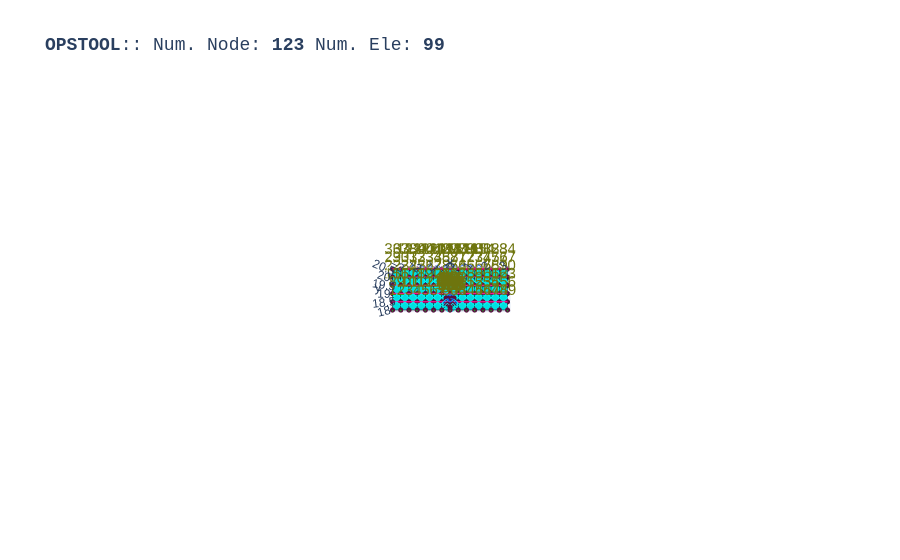

Source (notebook cell):
### Code cell
opst.vis.plotly.plot_model(show_node_numbering=True, show_ele_numbering=False, show_nodal_loads = True)

### Figure 1 — Plotly figure (JSON) as saved in the notebook; plotly's stock layout.template omitted (floating-point values rounded to 4 significant figures; data arrays with more than 128 entries replaced by an {"elided": "..."} marker saying what was removed)
{"data": [{"color": "#00FFFF", "hoverinfo": "skip", "i": [0, 0, 4, 4, 8, 8, 12, 12, 16, 16, 20, 20, 24, 24, 28, 28, 32, 32, 36, 36, 40, 40, 44, 44, 48, 48, 52, 52, 56, 56, 60, 60, 64, 64, 68, 68, 72, 72, 76, 76, 80, 80, 84, 84, 88, 88, 92, 92, 96, 96, 100, 100, 104, 104, 108, 108, 112, 112, 116, 116, 120, 120, 124, 124, 128, 128, 132, 132, 136, 136, 140, 140, 144, 144, 148, 148, 152, 152, 156, 156, 160, 160, 164, 164, 168, 168, 172, 172, 176, 176, 180, 180, 184, 184, 188, 188, 192, 192, 196, 196, 200, 200, 204, 204, 208, 208, 212, 212, 216, 216, 220, 220, 224, 224, 228, 228, 232, 232, 236, 236], "j": [1, 2, 5, 6, 9, 10, 13, 14, 17, 18, 21, 22, 25, 26, 29, 30, 33, 34, 37, 38, 41, 42, 45, 46, 49, 50, 53, 54, 57, 58, 61, 62, 65, 66, 69, 70, 73, 74, 77, 78, 81, 82, 85, 86, 89, 90, 93, 94, 97, 98, 101, 102, 105, 106, 109, 110, 113, 114, 117, 118, 121, 122, 125, 126, 129, 130, 133, 134, 137, 138, 141, 142, 145, 146, 149, 150, 153, 154, 157, 158, 161, 162, 165, 166, 169, 170, 173, 174, 177, 178, 181, 182, 185, 186, 189, 190, 193, 194, 197, 198, 201, 202, 205, 206, 209, 210, 213, 214, 217, 218, 221, 222, 225, 226, 229, 230, 233, 234, 237, 238], "k": [2, 3, 6, 7, 10, 11, 14, 15, 18, 19, 22, 23, 26, 27, 30, 31, 34, 35, 38, 39, 42, 43, 46, 47, 50, 51, 54, 55, 58, 59, 62, 63, 66, 67, 70, 71, 74, 75, 78, 79, 82, 83, 86, 87, 90, 91, 94, 95, 98, 99, 102, 103, 106, 107, 110, 111, 114, 115, 118, 119, 122, 123, 126, 127, 130, 131, 134, 135, 138, 139, 142, 143, 146, 147, 150, 151, 154, 155, 158, 159, 162, 163, 166, 167, 170, 171, 174, 175, 178, 179, 182, 183, 186, 187, 190, 191, 194, 195, 198, 199, 202, 203, 206, 207, 210, 211, 214, 215, 218, 219, 222, 223, 226, 227, 230, 231, 234, 235, 238, 239], "name": "ELE_TAG_FourNodeQuadWithSensitivity", "opacity": 1, "type": "mesh3d", "x": {"elided": "240 float values"}, "y": {"elided": "240 float values"}, "z": {"elided": "240 float values"}}, {"connectgaps": false, "hoverinfo": "skip", "line": {"color": "black", "width": 1}, "mode": "lines", "name": "Edge", "type": "scatter3d", "x": {"elided": "360 float values"}, "y": {"elided": "360 float values"}, "z": {"elided": "360 float values"}}, {"color": "#00FFFF", "hoverinfo": "skip", "i": [0, 0, 4, 4, 8, 8, 12, 12, 16, 16, 20, 20, 24, 24, 28, 28, 32, 32, 36, 36, 40, 40, 44, 44, 48, 48, 52, 52, 56, 56, 60, 60, 64, 64, 68, 68, 72, 72, 76, 76, 80, 80, 84, 84], "j": [1, 2, 5, 6, 9, 10, 13, 14, 17, 18, 21, 22, 25, 26, 29, 30, 33, 34, 37, 38, 41, 42, 45, 46, 49, 50, 53, 54, 57, 58, 61, 62, 65, 66, 69, 70, 73, 74, 77, 78, 81, 82, 85, 86], "k": [2, 3, 6, 7, 10, 11, 14, 15, 18, 19, 22, 23, 26, 27, 30, 31, 34, 35, 38, 39, 42, 43, 46, 47, 50, 51, 54, 55, 58, 59, 62, 63, 66, 67, 70, 71, 74, 75, 78, 79, 82, 83, 86, 87], "name": "FourNodeQuad", "opacity": 1, "type": "mesh3d", "x": [-0.5, -0.5, 0.0, 0.0, -0.5, -0.5, 0.0, 0.0, -0.5, -0.5, 0.0, 0.0, 0.5, 0.5, 0.0, 0.0, 0.5, 0.5, 0.0, 0.0, 0.5, 0.5, 0.0, 0.0, 0.0, -0.2424, -0.1414, 0.0, -0.2424, -0.3428, -0.2, -0.1414, -0.3428, -0.2424, -0.1414, -0.2, -0.2424, 0.0, 0.0, -0.1414, 0.0, 0.2424, 0.1414, 0.0, 0.2424, 0.3428, 0.2, 0.1414, 0.3428, 0.2424, 0.1414, 0.2, 0.2424, 0.0, 0.0, 0.1414, 0.0, -0.5, -0.1414, 0.0, -0.5, -0.5, -0.2, -0.1414, -0.5, -0.5, -0.1414, -0.2, -0.5, 0.0, 0.0, -0.1414, 0.0, 0.5, 0.1414, 0.0, 0.5, 0.5, 0.2, 0.1414, 0.5, 0.5, 0.1414, 0.2, 0.5, 0.0, 0.0, 0.1414], "y": [19.0, 19.5, 19.5, 19.0, 19.5, 20.0, 20.0, 19.5, 20.0, 20.5, 20.5, 20.0, 19.0, 19.5, 19.5, 19.0, 19.5, 20.0, 20.0, 19.5, 20.0, 20.5, 20.5, 20.0, 18.84, 18.74, 18.64, 18.7, 18.74, 18.5, 18.5, 18.64, 18.5, 18.26, 18.36, 18.5, 18.26, 18.16, 18.3, 18.36, 18.16, 18.26, 18.36, 18.3, 18.26, 18.5, 18.5, 18.36, 18.5, 18.74, 18.64, 18.5, 18.74, 18.84, 18.7, 18.64, 19.0, 19.0, 18.64, 18.7, 19.0, 18.5, 18.5, 18.64, 18.5, 18.0, 18.36, 18.5, 18.0, 18.0, 18.3, 18.36, 18.0, 18.0, 18.36, 18.3, 18.0, 18.5, 18.5, 18.36, 18.5, 19.0, 18.64, 18.5, 19.0, 19.0, 18.7, 18.64], "z": [0.0, 0.0, 0.0, 0.0, 0.0, 0.0, 0.0, 0.0, 0.0, 0.0, 0.0, 0.0, 0.0, 0.0, 0.0, 0.0, 0.0, 0.0, 0.0, 0.0, 0.0, 0.0, 0.0, 0.0, 0.0, 0.0, 0.0, 0.0, 0.0, 0.0, 0.0, 0.0, 0.0, 0.0, 0.0, 0.0, 0.0, 0.0, 0.0, 0.0, 0.0, 0.0, 0.0, 0.0, 0.0, 0.0, 0.0, 0.0, 0.0, 0.0, 0.0, 0.0, 0.0, 0.0, 0.0, 0.0, 0.0, 0.0, 0.0, 0.0, 0.0, 0.0, 0.0, 0.0, 0.0, 0.0, 0.0, 0.0, 0.0, 0.0, 0.0, 0.0, 0.0, 0.0, 0.0, 0.0, 0.0, 0.0, 0.0, 0.0, 0.0, 0.0, 0.0, 0.0, 0.0, 0.0, 0.0, 0.0]}, {"connectgaps": false, "hoverinfo": "skip", "line": {"color": "black", "width": 1}, "mode": "lines", "name": "Edge", "type": "scatter3d", "x": {"elided": "132 float values"}, "y": {"elided": "132 float values"}, "z": {"elided": "132 float values"}}, {"connectgaps": false, "hoverinfo": "skip", "line": {"color": "#0652ff", "width": 5}, "mode": "lines", "name": "DispBeamColumn2d", "type": "scatter3d", "x": [2.0, 1.5, NaN, 1.5, 1.0, NaN, 1.0, 0.5, NaN, 0.5, 0.0, NaN, 0.0, -0.5, NaN, -0.5, -1.0, NaN, -1.0, -1.5, NaN, -1.5, -2.0, NaN, -2.0, -2.5, NaN, 0.0, -0.1414, NaN, -0.1414, -0.2, NaN, -0.2, -0.1414, NaN, -0.1414, 0.0, NaN, 0.0, 0.1414, NaN, 0.1414, 0.2, NaN, 0.2, 0.1414, NaN, 0.1414, 0.0, NaN], "y": [20.5, 20.5, NaN, 20.5, 20.5, NaN, 20.5, 20.5, NaN, 20.5, 20.5, NaN, 20.5, 20.5, NaN, 20.5, 20.5, NaN, 20.5, 20.5, NaN, 20.5, 20.5, NaN, 20.5, 20.5, NaN, 18.7, 18.64, NaN, 18.64, 18.5, NaN, 18.5, 18.36, NaN, 18.36, 18.3, NaN, 18.3, 18.36, NaN, 18.36, 18.5, NaN, 18.5, 18.64, NaN, 18.64, 18.7, NaN], "z": [0.0, 0.0, NaN, 0.0, 0.0, NaN, 0.0, 0.0, NaN, 0.0, 0.0, NaN, 0.0, 0.0, NaN, 0.0, 0.0, NaN, 0.0, 0.0, NaN, 0.0, 0.0, NaN, 0.0, 0.0, NaN, 0.0, 0.0, NaN, 0.0, 0.0, NaN, 0.0, 0.0, NaN, 0.0, 0.0, NaN, 0.0, 0.0, NaN, 0.0, 0.0, NaN, 0.0, 0.0, NaN, 0.0, 0.0, NaN]}, {"customdata": ["eleTag: 1<br>connectedNodes:<br> [1 2 9 8]", "eleTag: 2<br>connectedNodes:<br> [ 2  3 10  9]", "eleTag: 3<br>connectedNodes:<br> [ 3  4 11 10]", "eleTag: 4<br>connectedNodes:<br> [ 4  5 12 11]", "eleTag: 5<br>connectedNodes:<br> [ 5  6 13 12]", "eleTag: 6<br>connectedNodes:<br> [ 6  7 14 13]", "eleTag: 7<br>connectedNodes:<br> [ 8  9 16 15]", "eleTag: 8<br>connectedNodes:<br> [ 9 10 17 16]", "eleTag: 9<br>connectedNodes:<br> [10 11 18 17]", "eleTag: 10<br>connectedNodes:<br> [11 12 19 18]", "eleTag: 11<br>connectedNodes:<br> [12 13 20 19]", "eleTag: 12<br>connectedNodes:<br> [13 14 21 20]", "eleTag: 13<br>connectedNodes:<br> [15 16 23 22]", "eleTag: 14<br>connectedNodes:<br> [16 17 24 23]", "eleTag: 15<br>connectedNodes:<br> [17 18 25 24]", "eleTag: 16<br>connectedNodes:<br> [18 19 26 25]", "eleTag: 17<br>connectedNodes:<br> [19 20 27 26]", "eleTag: 18<br>connectedNodes:<br> [20 21 28 27]", "eleTag: 19<br>connectedNodes:<br> [22 23 30 29]", "eleTag: 20<br>connectedNodes:<br> [23 24 31 30]", "eleTag: 21<br>connectedNodes:<br> [24 25 32 31]", "eleTag: 22<br>connectedNodes:<br> [25 26 33 32]", "eleTag: 23<br>connectedNodes:<br> [26 27 34 33]", "eleTag: 24<br>connectedNodes:<br> [27 28 35 34]", "eleTag: 25<br>connectedNodes:<br> [29 30 37 36]", "eleTag: 26<br>connectedNodes:<br> [30 31 38 37]", "eleTag: 27<br>connectedNodes:<br> [31 32 39 38]", "eleTag: 28<br>connectedNodes:<br> [32 33 40 39]", "eleTag: 29<br>connectedNodes:<br> [33 34 41 40]", "eleTag: 30<br>connectedNodes:<br> [34 35 42 41]", "eleTag: 31<br>connectedNodes:<br> [43 44 51 50]", "eleTag: 32<br>connectedNodes:<br> [44 45 52 51]", "eleTag: 33<br>connectedNodes:<br> [45 46 53 52]", "eleTag: 34<br>connectedNodes:<br> [46 47 54 53]", "eleTag: 35<br>connectedNodes:<br> [47 48 55 54]", "eleTag: 36<br>connectedNodes:<br> [48 49 56 55]", "eleTag: 37<br>connectedNodes:<br> [50 51 58 57]", "eleTag: 38<br>connectedNodes:<br> [51 52 59 58]", "eleTag: 39<br>connectedNodes:<br> [52 53 60 59]", "eleTag: 40<br>connectedNodes:<br> [53 54 61 60]", "eleTag: 41<br>connectedNodes:<br> [54 55 62 61]", "eleTag: 42<br>connectedNodes:<br> [55 56 63 62]", "eleTag: 43<br>connectedNodes:<br> [57 58 65 64]", "eleTag: 44<br>connectedNodes:<br> [58 59 66 65]", "eleTag: 45<br>connectedNodes:<br> [59 60 67 66]", "eleTag: 46<br>connectedNodes:<br> [60 61 68 67]", "eleTag: 47<br>connectedNodes:<br> [61 62 69 68]", "eleTag: 48<br>connectedNodes:<br> [62 63 70 69]", "eleTag: 49<br>connectedNodes:<br> [64 65 72 71]", "eleTag: 50<br>connectedNodes:<br> [65 66 73 72]", "eleTag: 51<br>connectedNodes:<br> [66 67 74 73]", "eleTag: 52<br>connectedNodes:<br> [67 68 75 74]", "eleTag: 53<br>connectedNodes:<br> [68 69 76 75]", "eleTag: 54<br>connectedNodes:<br> [69 70 77 76]", "eleTag: 55<br>connectedNodes:<br> [71 72 79 78]", "eleTag: 56<br>connectedNodes:<br> [72 73 80 79]", "eleTag: 57<br>connectedNodes:<br> [73 74 81 80]", "eleTag: 58<br>connectedNodes:<br> [74 75 82 81]", "eleTag: 59<br>connectedNodes:<br> [75 76 83 82]", "eleTag: 60<br>connectedNodes:<br> [76 77 84 83]"], "hovertemplate": "%{customdata}", "marker": {"color": "#00FFFF", "size": 3, "symbol": "diamond-open"}, "mode": "markers", "name": "ELE_TAG_FourNodeQuadWithSensitivity", "type": "scatter3d", "x": [-3.25, -2.75, -2.25, -1.75, -1.25, -0.75, -3.25, -2.75, -2.25, -1.75, -1.25, -0.75, -3.25, -2.75, -2.25, -1.75, -1.25, -0.75, -3.25, -2.75, -2.25, -1.75, -1.25, -0.75, -3.25, -2.75, -2.25, -1.75, -1.25, -0.75, 0.75, 1.25, 1.75, 2.25, 2.75, 3.25, 0.75, 1.25, 1.75, 2.25, 2.75, 3.25, 0.75, 1.25, 1.75, 2.25, 2.75, 3.25, 0.75, 1.25, 1.75, 2.25, 2.75, 3.25, 0.75, 1.25, 1.75, 2.25, 2.75, 3.25], "y": [18.25, 18.25, 18.25, 18.25, 18.25, 18.25, 18.75, 18.75, 18.75, 18.75, 18.75, 18.75, 19.25, 19.25, 19.25, 19.25, 19.25, 19.25, 19.75, 19.75, 19.75, 19.75, 19.75, 19.75, 20.25, 20.25, 20.25, 20.25, 20.25, 20.25, 18.25, 18.25, 18.25, 18.25, 18.25, 18.25, 18.75, 18.75, 18.75, 18.75, 18.75, 18.75, 19.25, 19.25, 19.25, 19.25, 19.25, 19.25, 19.75, 19.75, 19.75, 19.75, 19.75, 19.75, 20.25, 20.25, 20.25, 20.25, 20.25, 20.25], "z": [0.0, 0.0, 0.0, 0.0, 0.0, 0.0, 0.0, 0.0, 0.0, 0.0, 0.0, 0.0, 0.0, 0.0, 0.0, 0.0, 0.0, 0.0, 0.0, 0.0, 0.0, 0.0, 0.0, 0.0, 0.0, 0.0, 0.0, 0.0, 0.0, 0.0, 0.0, 0.0, 0.0, 0.0, 0.0, 0.0, 0.0, 0.0, 0.0, 0.0, 0.0, 0.0, 0.0, 0.0, 0.0, 0.0, 0.0, 0.0, 0.0, 0.0, 0.0, 0.0, 0.0, 0.0, 0.0, 0.0, 0.0, 0.0, 0.0, 0.0]}, {"customdata": ["eleTag: 61<br>connectedNodes:<br> [21 28 87 86]", "eleTag: 62<br>connectedNodes:<br> [28 35 88 87]", "eleTag: 63<br>connectedNodes:<br> [35 42 89 88]", "eleTag: 64<br>connectedNodes:<br> [57 64 87 86]", "eleTag: 65<br>connectedNodes:<br> [64 71 88 87]", "eleTag: 66<br>connectedNodes:<br> [71 78 89 88]", "eleTag: 67<br>connectedNodes:<br> [90 91 99 98]", "eleTag: 68<br>connectedNodes:<br> [ 91  92 100  99]", "eleTag: 69<br>connectedNodes:<br> [ 92  93 101 100]", "eleTag: 70<br>connectedNodes:<br> [ 93  94 102 101]", "eleTag: 71<br>connectedNodes:<br> [ 94  95 103 102]", "eleTag: 72<br>connectedNodes:<br> [ 95  96 104 103]", "eleTag: 73<br>connectedNodes:<br> [ 96  97 105 104]", "eleTag: 74<br>connectedNodes:<br> [ 97  90  98 105]", "eleTag: 75<br>connectedNodes:<br> [86 21 99 98]", "eleTag: 76<br>connectedNodes:<br> [ 21  14 100  99]", "eleTag: 77<br>connectedNodes:<br> [ 14   7 101 100]", "eleTag: 78<br>connectedNodes:<br> [  7  85 102 101]", "eleTag: 79<br>connectedNodes:<br> [ 85  43 103 102]", "eleTag: 80<br>connectedNodes:<br> [ 43  50 104 103]", "eleTag: 81<br>connectedNodes:<br> [ 50  57 105 104]", "eleTag: 82<br>connectedNodes:<br> [ 57  86  98 105]"], "hovertemplate": "%{customdata}", "marker": {"color": "#00FFFF", "size": 3, "symbol": "diamond-open"}, "mode": "markers", "name": "FourNodeQuad", "type": "scatter3d", "x": [-0.25, -0.25, -0.25, 0.25, 0.25, 0.25, -0.09595, -0.2316, -0.2316, -0.09595, 0.09595, 0.2316, 0.2316, 0.09595, -0.1603, -0.3354, -0.3354, -0.1603, 0.1603, 0.3354, 0.3354, 0.1603], "y": [19.25, 19.75, 20.25, 19.25, 19.75, 20.25, 18.73, 18.6, 18.4, 18.27, 18.27, 18.4, 18.6, 18.73, 18.84, 18.66, 18.34, 18.16, 18.16, 18.34, 18.66, 18.84], "z": [0.0, 0.0, 0.0, 0.0, 0.0, 0.0, 0.0, 0.0, 0.0, 0.0, 0.0, 0.0, 0.0, 0.0, 0.0, 0.0, 0.0, 0.0, 0.0, 0.0, 0.0, 0.0]}, {"customdata": ["eleTag: 900<br>connectedNodes:<br> [114 115]", "eleTag: 901<br>connectedNodes:<br> [115 116]", "eleTag: 902<br>connectedNodes:<br> [116 117]", "eleTag: 903<br>connectedNodes:<br> [117 118]", "eleTag: 904<br>connectedNodes:<br> [118 119]", "eleTag: 905<br>connectedNodes:<br> [119 120]", "eleTag: 906<br>connectedNodes:<br> [120 121]", "eleTag: 907<br>connectedNodes:<br> [121 122]", "eleTag: 908<br>connectedNodes:<br> [122 123]", "eleTag: 5000<br>connectedNodes:<br> [106 107]", "eleTag: 5001<br>connectedNodes:<br> [107 108]", "eleTag: 5002<br>connectedNodes:<br> [108 109]", "eleTag: 5003<br>connectedNodes:<br> [109 110]", "eleTag: 5004<br>connectedNodes:<br> [110 111]", "eleTag: 5005<br>connectedNodes:<br> [111 112]", "eleTag: 5006<br>connectedNodes:<br> [112 113]", "eleTag: 5007<br>connectedNodes:<br> [113 106]"], "hovertemplate": "%{customdata}", "marker": {"color": "#0652ff", "size": 3, "symbol": "diamond-open"}, "mode": "markers", "name": "DispBeamColumn2d", "type": "scatter3d", "x": [1.75, 1.25, 0.75, 0.25, -0.25, -0.75, -1.25, -1.75, -2.25, -0.0707, -0.1707, -0.1707, -0.0707, 0.0707, 0.1707, 0.1707, 0.0707], "y": [20.5, 20.5, 20.5, 20.5, 20.5, 20.5, 20.5, 20.5, 20.5, 18.67, 18.57, 18.43, 18.33, 18.33, 18.43, 18.57, 18.67], "z": [0.0, 0.0, 0.0, 0.0, 0.0, 0.0, 0.0, 0.0, 0.0, 0.0, 0.0, 0.0, 0.0, 0.0, 0.0, 0.0, 0.0]}, {"customdata": ["1", "2", "3", "4", "5", "6", "7", "8", "9", "10", "11", "12", "13", "14", "15", "16", "17", "18", "19", "20", "21", "22", "23", "24", "25", "26", "27", "28", "29", "30", "31", "32", "33", "34", "35", "36", "37", "38", "39", "40", "41", "42", "43", "44", "45", "46", "47", "48", "49", "50", "51", "52", "53", "54", "55", "56", "57", "58", "59", "60", "61", "62", "63", "64", "65", "66", "67", "68", "69", "70", "71", "72", "73", "74", "75", "76", "77", "78", "79", "80", "81", "82", "83", "84", "85", "86", "87", "88", "89", "90", "91", "92", "93", "94", "95", "96", "97", "98", "99", "100", "101", "102", "103", "104", "105", "106", "107", "108", "109", "110", "111", "112", "113", "114", "115", "116", "117", "118", "119", "120", "121", "122", "123"], "hovertemplate": "x: %{x}<br>y: %{y}<br>z: %{z} <br>nodeTag: %{customdata}", "marker": {"color": "#580f41", "size": 3, "symbol": "circle"}, "mode": "markers", "name": "Nodes", "type": "scatter3d", "x": [-3.5, -3.0, -2.5, -2.0, -1.5, -1.0, -0.5, -3.5, -3.0, -2.5, -2.0, -1.5, -1.0, -0.5, -3.5, -3.0, -2.5, -2.0, -1.5, -1.0, -0.5, -3.5, -3.0, -2.5, -2.0, -1.5, -1.0, -0.5, -3.5, -3.0, -2.5, -2.0, -1.5, -1.0, -0.5, -3.5, -3.0, -2.5, -2.0, -1.5, -1.0, -0.5, 0.5, 1.0, 1.5, 2.0, 2.5, 3.0, 3.5, 0.5, 1.0, 1.5, 2.0, 2.5, 3.0, 3.5, 0.5, 1.0, 1.5, 2.0, 2.5, 3.0, 3.5, 0.5, 1.0, 1.5, 2.0, 2.5, 3.0, 3.5, 0.5, 1.0, 1.5, 2.0, 2.5, 3.0, 3.5, 0.5, 1.0, 1.5, 2.0, 2.5, 3.0, 3.5, 0.0, 0.0, 0.0, 0.0, 0.0, 0.0, -0.2424, -0.3428, -0.2424, 0.0, 0.2424, 0.3428, 0.2424, 0.0, -0.1414, -0.2, -0.1414, 0.0, 0.1414, 0.2, 0.1414, 0.0, -0.1414, -0.2, -0.1414, 0.0, 0.1414, 0.2, 0.1414, 2.0, 1.5, 1.0, 0.5, 0.0, -0.5, -1.0, -1.5, -2.0, -2.5], "y": [18.0, 18.0, 18.0, 18.0, 18.0, 18.0, 18.0, 18.5, 18.5, 18.5, 18.5, 18.5, 18.5, 18.5, 19.0, 19.0, 19.0, 19.0, 19.0, 19.0, 19.0, 19.5, 19.5, 19.5, 19.5, 19.5, 19.5, 19.5, 20.0, 20.0, 20.0, 20.0, 20.0, 20.0, 20.0, 20.5, 20.5, 20.5, 20.5, 20.5, 20.5, 20.5, 18.0, 18.0, 18.0, 18.0, 18.0, 18.0, 18.0, 18.5, 18.5, 18.5, 18.5, 18.5, 18.5, 18.5, 19.0, 19.0, 19.0, 19.0, 19.0, 19.0, 19.0, 19.5, 19.5, 19.5, 19.5, 19.5, 19.5, 19.5, 20.0, 20.0, 20.0, 20.0, 20.0, 20.0, 20.0, 20.5, 20.5, 20.5, 20.5, 20.5, 20.5, 20.5, 18.0, 19.0, 19.5, 20.0, 20.5, 18.84, 18.74, 18.5, 18.26, 18.16, 18.26, 18.5, 18.74, 18.7, 18.64, 18.5, 18.36, 18.3, 18.36, 18.5, 18.64, 18.7, 18.64, 18.5, 18.36, 18.3, 18.36, 18.5, 18.64, 20.5, 20.5, 20.5, 20.5, 20.5, 20.5, 20.5, 20.5, 20.5, 20.5], "z": [0.0, 0.0, 0.0, 0.0, 0.0, 0.0, 0.0, 0.0, 0.0, 0.0, 0.0, 0.0, 0.0, 0.0, 0.0, 0.0, 0.0, 0.0, 0.0, 0.0, 0.0, 0.0, 0.0, 0.0, 0.0, 0.0, 0.0, 0.0, 0.0, 0.0, 0.0, 0.0, 0.0, 0.0, 0.0, 0.0, 0.0, 0.0, 0.0, 0.0, 0.0, 0.0, 0.0, 0.0, 0.0, 0.0, 0.0, 0.0, 0.0, 0.0, 0.0, 0.0, 0.0, 0.0, 0.0, 0.0, 0.0, 0.0, 0.0, 0.0, 0.0, 0.0, 0.0, 0.0, 0.0, 0.0, 0.0, 0.0, 0.0, 0.0, 0.0, 0.0, 0.0, 0.0, 0.0, 0.0, 0.0, 0.0, 0.0, 0.0, 0.0, 0.0, 0.0, 0.0, 0.0, 0.0, 0.0, 0.0, 0.0, 0.0, 0.0, 0.0, 0.0, 0.0, 0.0, 0.0, 0.0, 0.0, 0.0, 0.0, 0.0, 0.0, 0.0, 0.0, 0.0, 0.0, 0.0, 0.0, 0.0, 0.0, 0.0, 0.0, 0.0, 0.0, 0.0, 0.0, 0.0, 0.0, 0.0, 0.0, 0.0, 0.0, 0.0]}, {"mode": "text", "name": "Node Tag", "text": ["1", "2", "3", "4", "5", "6", "7", "8", "9", "10", "11", "12", "13", "14", "15", "16", "17", "18", "19", "20", "21", "22", "23", "24", "25", "26", "27", "28", "29", "30", "31", "32", "33", "34", "35", "36", "37", "38", "39", "40", "41", "42", "43", "44", "45", "46", "47", "48", "49", "50", "51", "52", "53", "54", "55", "56", "57", "58", "59", "60", "61", "62", "63", "64", "65", "66", "67", "68", "69", "70", "71", "72", "73", "74", "75", "76", "77", "78", "79", "80", "81", "82", "83", "84", "85", "86", "87", "88", "89", "90", "91", "92", "93", "94", "95", "96", "97", "98", "99", "100", "101", "102", "103", "104", "105", "106", "107", "108", "109", "110", "111", "112", "113", "114", "115", "116", "117", "118", "119", "120", "121", "122", "123"], "textfont": {"color": "#6e750e", "size": 15}, "type": "scatter3d", "x": [-3.5, -3.0, -2.5, -2.0, -1.5, -1.0, -0.5, -3.5, -3.0, -2.5, -2.0, -1.5, -1.0, -0.5, -3.5, -3.0, -2.5, -2.0, -1.5, -1.0, -0.5, -3.5, -3.0, -2.5, -2.0, -1.5, -1.0, -0.5, -3.5, -3.0, -2.5, -2.0, -1.5, -1.0, -0.5, -3.5, -3.0, -2.5, -2.0, -1.5, -1.0, -0.5, 0.5, 1.0, 1.5, 2.0, 2.5, 3.0, 3.5, 0.5, 1.0, 1.5, 2.0, 2.5, 3.0, 3.5, 0.5, 1.0, 1.5, 2.0, 2.5, 3.0, 3.5, 0.5, 1.0, 1.5, 2.0, 2.5, 3.0, 3.5, 0.5, 1.0, 1.5, 2.0, 2.5, 3.0, 3.5, 0.5, 1.0, 1.5, 2.0, 2.5, 3.0, 3.5, 0.0, 0.0, 0.0, 0.0, 0.0, 0.0, -0.2424, -0.3428, -0.2424, 0.0, 0.2424, 0.3428, 0.2424, 0.0, -0.1414, -0.2, -0.1414, 0.0, 0.1414, 0.2, 0.1414, 0.0, -0.1414, -0.2, -0.1414, 0.0, 0.1414, 0.2, 0.1414, 2.0, 1.5, 1.0, 0.5, 0.0, -0.5, -1.0, -1.5, -2.0, -2.5], "y": [18.0, 18.0, 18.0, 18.0, 18.0, 18.0, 18.0, 18.5, 18.5, 18.5, 18.5, 18.5, 18.5, 18.5, 19.0, 19.0, 19.0, 19.0, 19.0, 19.0, 19.0, 19.5, 19.5, 19.5, 19.5, 19.5, 19.5, 19.5, 20.0, 20.0, 20.0, 20.0, 20.0, 20.0, 20.0, 20.5, 20.5, 20.5, 20.5, 20.5, 20.5, 20.5, 18.0, 18.0, 18.0, 18.0, 18.0, 18.0, 18.0, 18.5, 18.5, 18.5, 18.5, 18.5, 18.5, 18.5, 19.0, 19.0, 19.0, 19.0, 19.0, 19.0, 19.0, 19.5, 19.5, 19.5, 19.5, 19.5, 19.5, 19.5, 20.0, 20.0, 20.0, 20.0, 20.0, 20.0, 20.0, 20.5, 20.5, 20.5, 20.5, 20.5, 20.5, 20.5, 18.0, 19.0, 19.5, 20.0, 20.5, 18.84, 18.74, 18.5, 18.26, 18.16, 18.26, 18.5, 18.74, 18.7, 18.64, 18.5, 18.36, 18.3, 18.36, 18.5, 18.64, 18.7, 18.64, 18.5, 18.36, 18.3, 18.36, 18.5, 18.64, 20.5, 20.5, 20.5, 20.5, 20.5, 20.5, 20.5, 20.5, 20.5, 20.5], "z": [0.0, 0.0, 0.0, 0.0, 0.0, 0.0, 0.0, 0.0, 0.0, 0.0, 0.0, 0.0, 0.0, 0.0, 0.0, 0.0, 0.0, 0.0, 0.0, 0.0, 0.0, 0.0, 0.0, 0.0, 0.0, 0.0, 0.0, 0.0, 0.0, 0.0, 0.0, 0.0, 0.0, 0.0, 0.0, 0.0, 0.0, 0.0, 0.0, 0.0, 0.0, 0.0, 0.0, 0.0, 0.0, 0.0, 0.0, 0.0, 0.0, 0.0, 0.0, 0.0, 0.0, 0.0, 0.0, 0.0, 0.0, 0.0, 0.0, 0.0, 0.0, 0.0, 0.0, 0.0, 0.0, 0.0, 0.0, 0.0, 0.0, 0.0, 0.0, 0.0, 0.0, 0.0, 0.0, 0.0, 0.0, 0.0, 0.0, 0.0, 0.0, 0.0, 0.0, 0.0, 0.0, 0.0, 0.0, 0.0, 0.0, 0.0, 0.0, 0.0, 0.0, 0.0, 0.0, 0.0, 0.0, 0.0, 0.0, 0.0, 0.0, 0.0, 0.0, 0.0, 0.0, 0.0, 0.0, 0.0, 0.0, 0.0, 0.0, 0.0, 0.0, 0.0, 0.0, 0.0, 0.0, 0.0, 0.0, 0.0, 0.0, 0.0, 0.0]}, {"connectgaps": false, "hoverinfo": "skip", "line": {"color": "#15b01a", "width": 1}, "mode": "lines", "name": "BC", "type": "scatter3d", "x": {"elided": "296 float values"}, "y": {"elided": "296 float values"}, "z": {"elided": "296 float values"}}, {"connectgaps": false, "hoverinfo": "skip", "line": {"color": "#FF1493", "width": 2.5}, "mode": "lines", "name": "mp constraint", "type": "scatter3d", "x": [-3.5, 3.5, NaN, -3.5, 3.5, NaN, -3.5, 3.5, NaN, -3.5, 3.5, NaN, -3.5, 3.5, NaN, 0.0, 0.0, NaN, -0.1414, -0.1414, NaN, -0.2, -0.2, NaN, -0.1414, -0.1414, NaN, 0.0, 0.0, NaN, 0.1414, 0.1414, NaN, 0.2, 0.2, NaN, 0.1414, 0.1414, NaN, 2.0, 2.0, NaN, 1.5, 1.5, NaN, 1.0, 1.0, NaN, 0.5, 0.5, NaN, 0.0, 0.0, NaN, -0.5, -0.5, NaN, -1.0, -1.0, NaN, -1.5, -1.5, NaN, -2.0, -2.0, NaN, -2.5, -2.5, NaN], "y": [18.5, 18.5, NaN, 19.0, 19.0, NaN, 19.5, 19.5, NaN, 20.0, 20.0, NaN, 20.5, 20.5, NaN, 18.7, 18.7, NaN, 18.64, 18.64, NaN, 18.5, 18.5, NaN, 18.36, 18.36, NaN, 18.3, 18.3, NaN, 18.36, 18.36, NaN, 18.5, 18.5, NaN, 18.64, 18.64, NaN, 20.5, 20.5, NaN, 20.5, 20.5, NaN, 20.5, 20.5, NaN, 20.5, 20.5, NaN, 20.5, 20.5, NaN, 20.5, 20.5, NaN, 20.5, 20.5, NaN, 20.5, 20.5, NaN, 20.5, 20.5, NaN, 20.5, 20.5, NaN], "z": [0.0, 0.0, NaN, 0.0, 0.0, NaN, 0.0, 0.0, NaN, 0.0, 0.0, NaN, 0.0, 0.0, NaN, 0.0, 0.0, NaN, 0.0, 0.0, NaN, 0.0, 0.0, NaN, 0.0, 0.0, NaN, 0.0, 0.0, NaN, 0.0, 0.0, NaN, 0.0, 0.0, NaN, 0.0, 0.0, NaN, 0.0, 0.0, NaN, 0.0, 0.0, NaN, 0.0, 0.0, NaN, 0.0, 0.0, NaN, 0.0, 0.0, NaN, 0.0, 0.0, NaN, 0.0, 0.0, NaN, 0.0, 0.0, NaN, 0.0, 0.0, NaN, 0.0, 0.0, NaN]}], "layout": {"autosize": true, "font": {"family": "Arial, sans-serif"}, "scene": {"aspectmode": "data", "camera": {"eye": {"x": 0, "y": -0.1, "z": 10}}, "dragmode": "pan", "xaxis": {"showbackground": false}, "yaxis": {"showbackground": false}, "zaxis": {"showbackground": true, "showgrid": true, "showticklabels": false, "ticks": "", "title": {"text": ""}, "visible": true}}, "showlegend": false, "title": {"font": {"family": "courier", "size": 18}, "text": "<b>OPSTOOL</b>:: Num. Node: <b>123</b> Num. Ele: <b>99</b>"}}}
